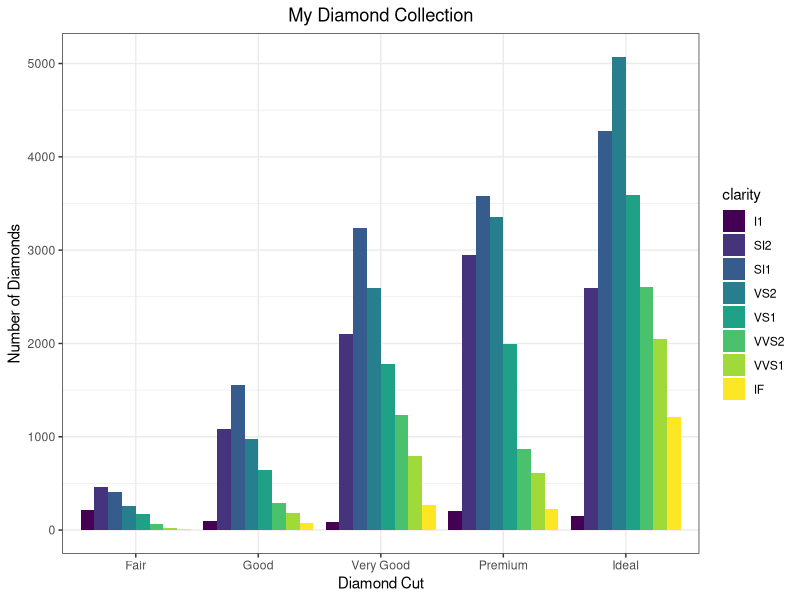
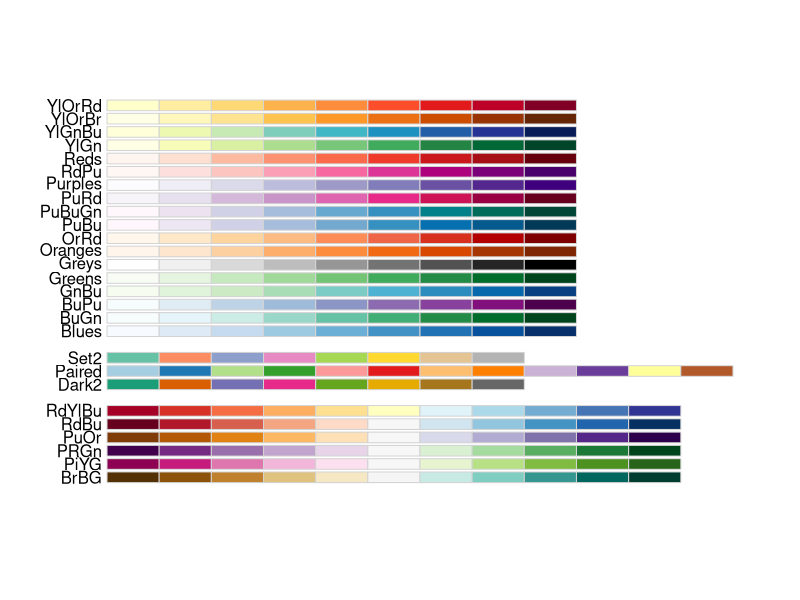

Write the R code that produced these figures, in order.
## ---- chunk 1
knitr::opts_chunk$set(echo = FALSE)
## ---- chunk 2
library("ggplot2")
library("magrittr") #so I can do some piping
data("diamonds")
data("mpg")
data("iris")
theme_set(theme_bw()) #I'll give you this one, you can set the theme individually for graphs
#or you can set the theme for all the graphs using theme_set()
#theme_bw() is best theme (IMO)

#for graph 3:
library("ggrepel")


## ---- chunk 3
data("diamonds")
#hint think about the *position* the bars are in...
## ---- chunk 4

ggplot(diamonds)+
  geom_bar(aes(cut, ..count.., fill = clarity), position = "dodge") + 
  labs(title = "My Diamond Collection", x = "Diamond Cut", y = "Number of Diamonds")+
  theme(plot.title = element_text(hjust = 0.5))
  

## ---- chunk 5
data("iris")
## ---- chunk 6

## ---- chunk 7
data("mpg")
corvette <- mpg[mpg$model == "corvette",]
#install
require("ggrepel") #useful for making text annotations better, hint hint
set.seed(42)
## ---- chunk 8

## ---- chunk 9
data(mpg)

#hint for the coloring, colorbrewer and you can set palette colors and make your graphs colorblind friendly
library(RColorBrewer)
display.brewer.all(colorblindFriendly = T) #take a look at the colorblindfriendly options
## ---- chunk 10
